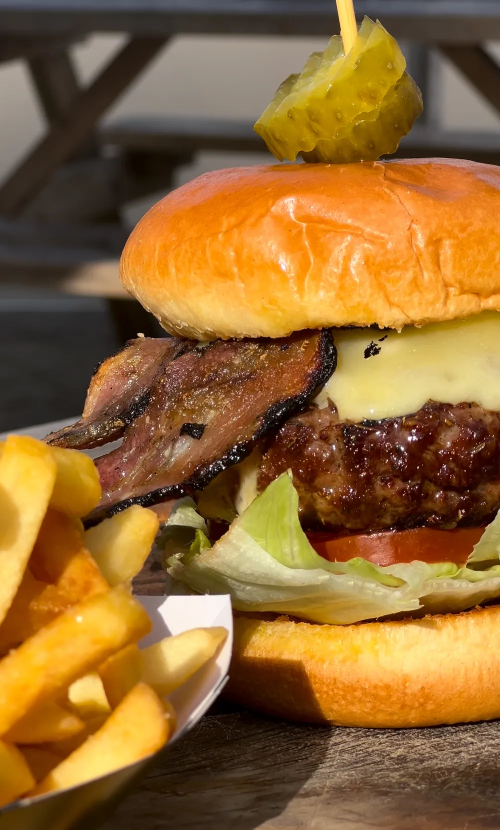
#> input picture media/burger-1000.webp, 1000 x 1659 px, given in place of logo.png, which was not available (shown at 1/2 size)
$ python optimise-media.py
#> lines starting #> are read from the running program, lines starting #| are printed output that depends on the picture; pictures that were not available may be replaced by others from this repository, and a replacement may not be noted
"""Builds the web-sized images in public/media from the originals in media-src/."""
from pathlib import Path
from PIL import Image, ImageOps

ROOT = Path(__file__).resolve().parent.parent
SRC = ROOT / "media-src"
OUT = ROOT / "public" / "media"
OUT.mkdir(parents=True, exist_ok=True)

# name in public/media -> (source file, optional crop box, widths)
PHOTOS = {
    "vic": ("the-vic.jpg", None, [656]),
    "home": ("home.jpg", None, [720, 1280]),
    "burger": ("deals-1.jpg", (0, 70, 1148, 1975), [600, 1000]),
    "steak": ("deals-2.png", None, [700, 1200]),
    "frozen": ("deals-3.jpg", (0, 568, 4000, 5522), [600, 1000]),
    "cheers": ("deals-4.jpg", None, [700, 1200]),
    "screens": ("screens-poster.jpg", None, [720]),
    "dogs": ("dogs-poster.jpg", None, [720]),
    "games": ("games-poster.jpg", None, [720]),
    "outside": ("outside-poster.jpg", None, [1280]),
    # Hero: the packed terrace in daylight, and the sign at blue hour (from the screens clip)
    "hero-day": ("home.jpg", None, [900, 1440]),
    "hero-night": ("screens-poster.jpg", (260, 0, 2160, 2100), [900, 1600]),
    # Parties: groups round the terrace tables (from the outside clip)
    "terrace": ("outside-poster.jpg", (500, 0, 3700, 2160), [800, 1400]),
}


def load(name, box=None):
    im = ImageOps.exif_transpose(Image.open(SRC / name)).convert("RGB")
    return im.crop(box) if box else im


for out, (src, box, widths) in PHOTOS.items():
    if not (SRC / src).exists():
        print("missing", src)
        continue
    im = load(src, box)
    for w in widths:
        w = min(w, im.width)
        h = round(im.height * w / im.width)
        im.resize((w, h), Image.LANCZOS).save(OUT / f"{out}-{w}.webp", quality=82 if out.startswith("hero") else 80, method=6)
        print(f"{out}-{w}.webp", w, h)

# Queen's head from the logo, for the wordmark and icons
logo = Image.open(SRC / "logo.png").convert("RGBA")
head = logo.crop((164, 72, 256, 191))
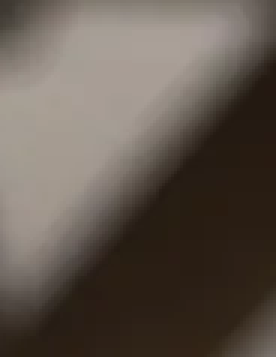
#> head: PIL image 92x119 RGBA (shown 3 times larger); mean R, G, B, A 97.3, 87.2, 78.4, 255
head.save(OUT / "head.png", optimize=True)
logo.save(OUT / "logo.png", optimize=True)

ink = (18, 17, 14, 255)
for size, name in [(64, "favicon.png"), (180, "apple-touch-icon.png")]:
    canvas = Image.new("RGBA", (size, size), ink)
    scale = (size * 0.86) / head.height
    h = head.resize((round(head.width * scale), round(head.height * scale)), Image.LANCZOS)
    canvas.alpha_composite(h, ((size - h.width) // 2, (size - h.height) // 2 + round(size * 0.04)))
    canvas.convert("RGB").save(OUT.parent / name, optimize=True)
#> this loop made 2 passes
#> pass 1, `canvas.convert("RGB").save(OUT.parent / name, optimize=True)`:
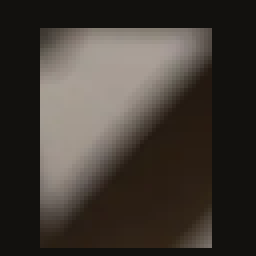
#> saved as favicon.png: PIL image 64x64 RGB (shown 4 times larger); mean R, G, B 63.8, 57.6, 51.2

# Social preview card: the terrace at golden hour
og = load("home.jpg")
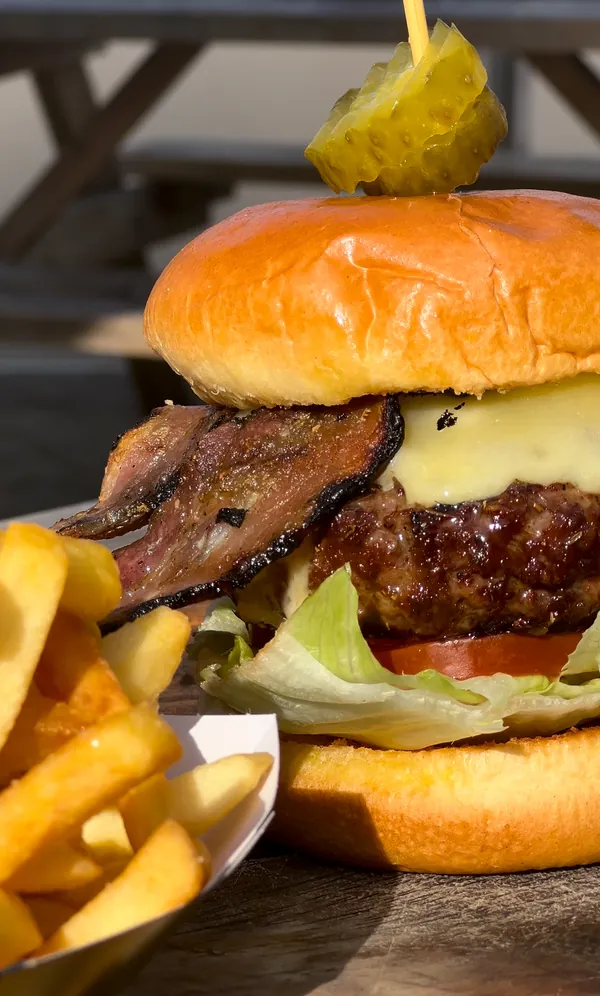
#> input picture media/burger-600.webp, 600 x 996 px, given in place of home.jpg, which was not available
#> in load, im is the input picture: PIL image 600x996 RGB; mean R, G, B 143.4, 103.1, 51.1
w, h = og.size
#> w = 600; h = 996
crop_h = round(w * 630 / 1200)
#> crop_h = 315
top = round(h * 0.18)
#> top = 179
og.crop((0, top, w, top + crop_h)).resize((1200, 630), Image.LANCZOS).save(
    OUT / "og.jpg", quality=82, optimize=True, progressive=True
)
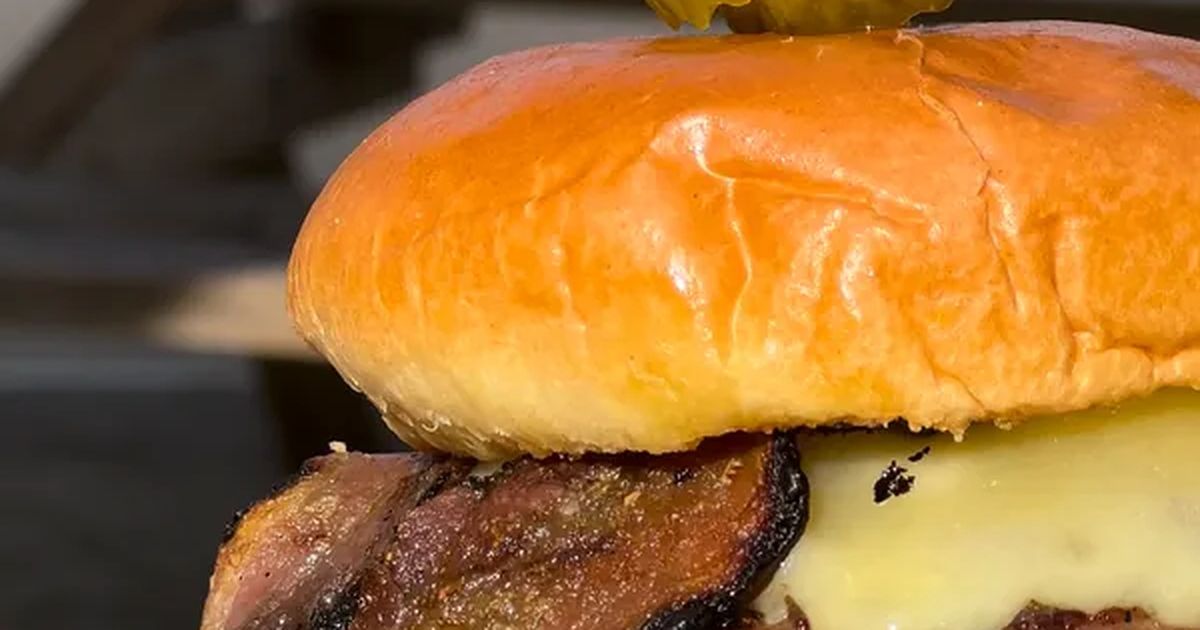
#> saved as og.jpg: PIL image 1200x630 RGB; mean R, G, B 161.4, 110.5, 50.9
print("done")
